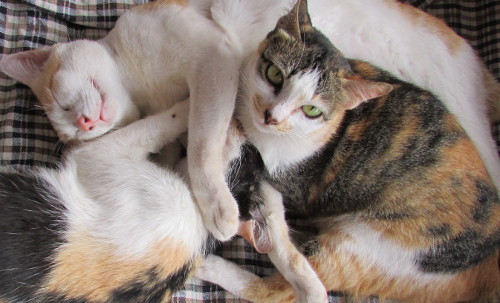
#> input picture task_7/images/sample_1.jpg, 500 x 303 px; its folder holds only this picture in this run
$ python task_7.py
#> lines starting #> are read from the running program, lines starting #| are printed output that depends on the picture
import os
from PIL import Image

input_folder = r'D:\Semester - 5\python internship\code files\task_7\images'
output_folder = 'resized_images'
output_size = (256, 256)
output_format = 'PNG'

for root, dirs, files in os.walk(input_folder):
    rel_path = os.path.relpath(root, input_folder)
    save_dir = os.path.join(output_folder, rel_path)
    os.makedirs(save_dir, exist_ok=True)

    for filename in files:
        if filename.lower().endswith(('.png', '.jpg', '.jpeg', '.bmp', '.gif')):
            img_path = os.path.join(root, filename)
            try:
                with Image.open(img_path) as img:
#> img is the input picture: PIL image 500x303 RGB; mean R, G, B 136.7, 123.6, 116.2
                    img_resized = img.resize(output_size)
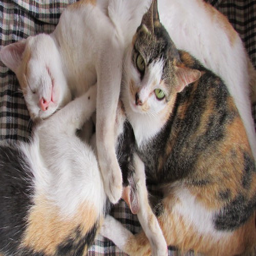
#> img_resized: PIL image 256x256 RGB; mean R, G, B 136.7, 123.6, 116.2
                    base_name, _ = os.path.splitext(filename)
                    new_filename = f"{base_name}_resized.{output_format.lower()}"
                    output_path = os.path.join(save_dir, new_filename)
                    img_resized.save(output_path, output_format)
                    print(f"Resized and saved: {output_path}")
            except Exception as e:
                print(f"Error processing {img_path}: {e}")

$ run again, on task_7/images/sample_2.jpeg
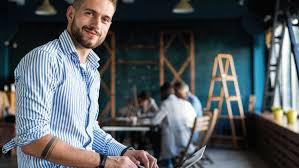
#> input picture task_7/images/sample_2.jpeg, 299 x 168 px
#> img is the input picture: PIL image 299x168 RGB; mean R, G, B 83.8, 89.8, 93.3
#> `img_resized = img.resize(output_size)`:
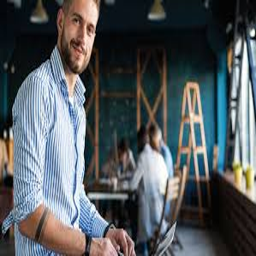
#> img_resized: PIL image 256x256 RGB; mean R, G, B 83.8, 89.8, 93.2
